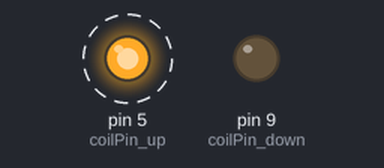
Simulated run of this sketch. Board: Arduino Uno, built with avr-gcc and run on an emulated ATmega328P. On the bench: output pins drawn as LEDs (lit = HIGH). Dashed ring = blinking.

Above: at 0.5 s.
Timing chart, 0 to 4.6 s (numbered marks = the images above):
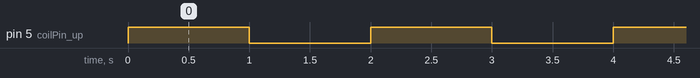

Measured:
- by itself, pin 5 (coilPin_up): alternates HIGH for 1.0 s and LOW for 1.0 s

The sketch:

oscillator.ino
```cpp
int coilPin_up=5;
int coilPin_down=9;
int trig=2;
int echo=3;

int freq = 1;
float Setpoint;

void setup() {
  pinMode(coilPin_down, OUTPUT);
  pinMode(coilPin_up, OUTPUT);
  pinMode(trig, OUTPUT);
  pinMode(echo, INPUT);
  Serial.begin(9600);
  digitalWrite(echo,LOW);

}

float ultrasonic()
{
    digitalWrite(trig,LOW);
    digitalWrite(echo,LOW);
    delayMicroseconds(2);
    digitalWrite(trig,HIGH);
    delayMicroseconds(10);
    digitalWrite(trig,LOW);

    long double duration = pulseIn(echo,HIGH);
    float distance = duration/2/29.1;
    return distance ;
}

void checkSerial()
{
  if (Serial.available()){
    char ch=Serial.read();
    if(ch=='s'){
      Setpoint=Setpoint-0.10;
    }
    if(ch='S'){
      Setpoint=Setpoint+0.10;
    }
  }
}

void oscillator(int freq)
{
    while(1)
    {
      digitalWrite(coilPin_up,1);
      digitalWrite(coilPin_down,0);
      delay(1000/freq);
      digitalWrite(coilPin_up,0);
      digitalWrite(coilPin_down,0);
      delay(1000/freq);
      /*
      digitalWrite(coilPin_down,1);
      digitalWrite(coilPin_up,0);
      delay(1000/freq);
      */
     }
}

void loop()
{

    // float ultrasonic_read = ultrasonic();
    //Serial.println(ultrasonic_read);

    oscillator(freq);
    /*
    if(abs(ultrasonic_read-Setpoint)<2)
    {
     Serial.print("oscilatting....");
     oscillator(freq);
    }
    checkSerial();
    */

}
```
